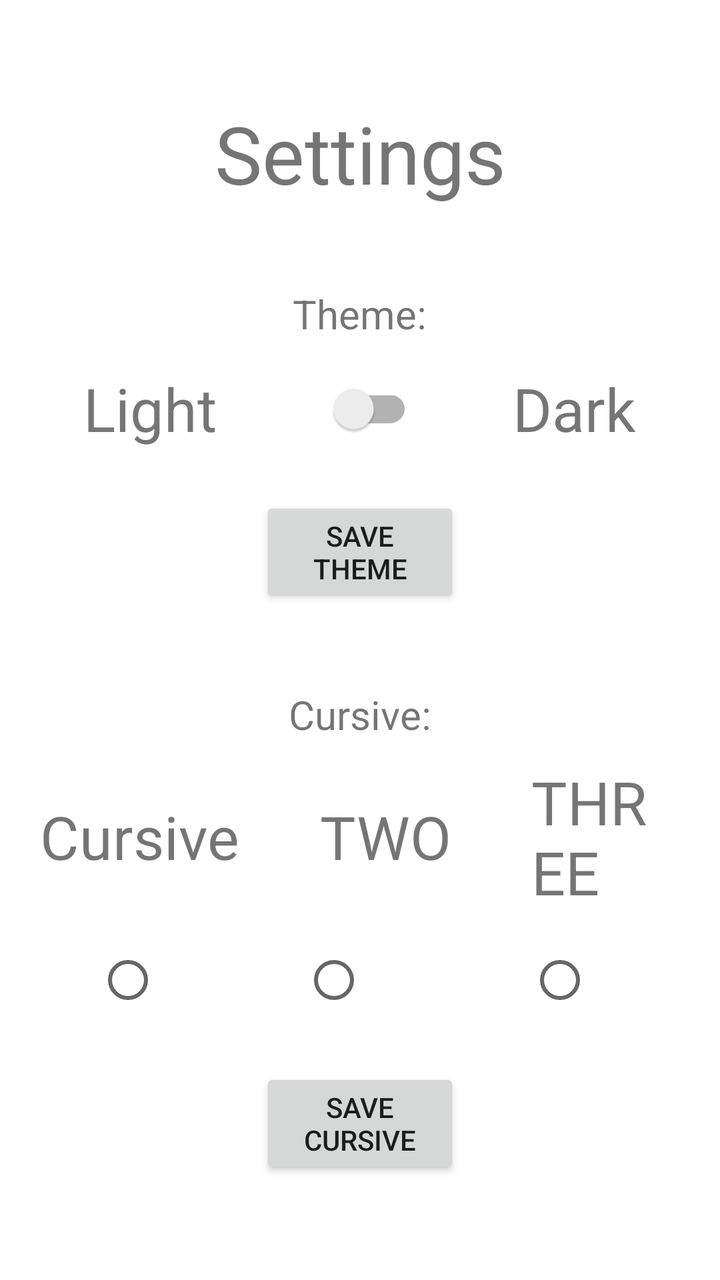
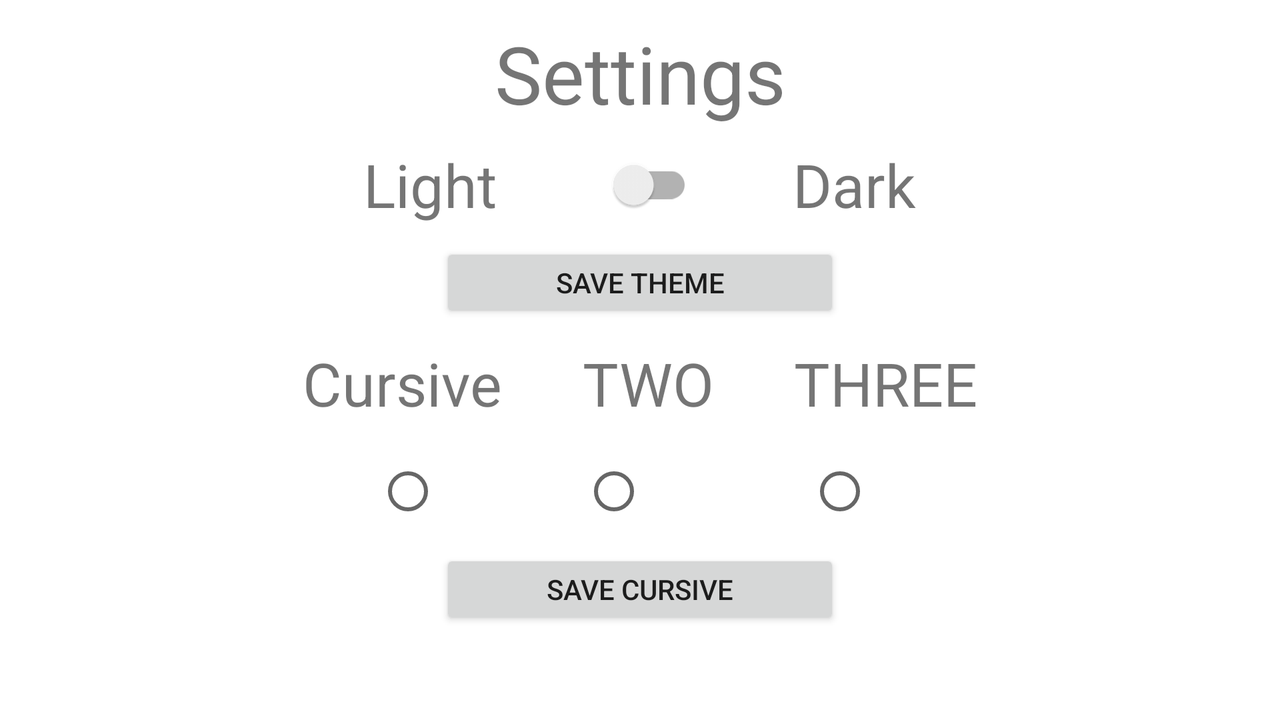

An Android layout and its configuration variant, each rendered on a device that would load it. The default file and the variant file are quoted in full after the pictures.
<!-- AndroidManifest.xml: application theme Theme.PracticeApp -->
<!-- res/layout/fragment_settings.xml -->
<?xml version="1.0" encoding="utf-8"?>
<LinearLayout xmlns:android="http://schemas.android.com/apk/res/android"
    android:layout_width="match_parent"
    android:layout_height="match_parent"
    android:orientation="vertical">

    <androidx.appcompat.widget.AppCompatTextView
        android:layout_width="match_parent"
        android:layout_height="wrap_content"
        android:layout_marginTop="50dp"
        android:gravity="center"
        android:text="@string/action_settings"
        android:textSize="40sp" />

    <androidx.appcompat.widget.AppCompatTextView
        android:id="@+id/text1"
        android:layout_width="wrap_content"
        android:layout_height="wrap_content"
        android:layout_gravity="center"
        android:layout_marginTop="40dp"
        android:text="Theme:"
        android:textSize="20sp" />

    <LinearLayout
        android:layout_width="match_parent"
        android:layout_height="wrap_content"
        android:layout_marginTop="10dp"
        android:gravity="center">

        <androidx.appcompat.widget.AppCompatTextView
            android:layout_width="wrap_content"
            android:layout_height="wrap_content"
            android:layout_marginEnd="50dp"
            android:text="Light"
            android:textSize="30sp" />

        <androidx.appcompat.widget.SwitchCompat
            android:id="@+id/switch_theme"
            android:layout_width="wrap_content"
            android:layout_height="wrap_content" />

        <androidx.appcompat.widget.AppCompatTextView
            android:layout_width="wrap_content"
            android:layout_height="wrap_content"
            android:layout_marginStart="50dp"
            android:text="Dark"
            android:textSize="30sp" />

    </LinearLayout>
    <androidx.appcompat.widget.AppCompatButton
        android:id="@+id/save_theme"
        android:layout_width="100dp"
        android:layout_height="wrap_content"
        android:layout_gravity="center"
        android:layout_marginTop="20dp"
        android:text="Save Theme" />


    <androidx.appcompat.widget.AppCompatTextView
        android:layout_width="wrap_content"
        android:layout_height="wrap_content"
        android:layout_gravity="center"
        android:layout_marginTop="40dp"
        android:text="Cursive:"
        android:textSize="20sp" />

    <LinearLayout
        android:layout_width="match_parent"
        android:layout_height="wrap_content"
        android:layout_marginHorizontal="20dp"
        android:layout_marginTop="10dp"
        android:gravity="center">


        <androidx.appcompat.widget.AppCompatTextView
            android:id="@+id/t1"
            android:layout_width="wrap_content"
            android:layout_height="wrap_content"
            android:layout_marginEnd="40dp"
            android:text="Cursive"
            android:textSize="30sp" />

        <androidx.appcompat.widget.AppCompatTextView
            android:id="@+id/t2"
            android:layout_width="wrap_content"
            android:layout_height="wrap_content"
            android:text="TWO"
            android:textSize="30sp" />

        <androidx.appcompat.widget.AppCompatTextView
            android:id="@+id/t3"
            android:layout_width="wrap_content"
            android:layout_height="wrap_content"
            android:layout_marginStart="40dp"
            android:text="THREE"
            android:textSize="30sp" />
    </LinearLayout>

    <LinearLayout
        android:layout_width="match_parent"
        android:layout_height="wrap_content"
        android:layout_marginHorizontal="20dp"
        android:layout_marginTop="10dp"
        android:gravity="center">

        <RadioGroup
            android:layout_width="wrap_content"
            android:id="@+id/radio_group"
            android:layout_height="wrap_content"
            android:orientation="horizontal">

            <androidx.appcompat.widget.AppCompatRadioButton
                android:id="@+id/radio1"
                android:layout_width="wrap_content"
                android:layout_height="wrap_content"
                android:layout_marginEnd="55dp" />

            <androidx.appcompat.widget.AppCompatRadioButton
                android:id="@+id/radio2"
                android:layout_width="wrap_content"
                android:layout_height="wrap_content" />

            <androidx.appcompat.widget.AppCompatRadioButton
                android:id="@+id/radio3"
                android:layout_width="wrap_content"
                android:layout_height="wrap_content"
                android:layout_marginStart="65dp" />
        </RadioGroup>
    </LinearLayout>

    <androidx.appcompat.widget.AppCompatButton
        android:id="@+id/save_cursive"
        android:layout_width="100dp"
        android:layout_height="wrap_content"
        android:layout_gravity="center"
        android:layout_marginTop="20dp"
        android:text="Save cursive" />


</LinearLayout>
<!-- resources referenced by this layout -->
<resources>
  <string name="action_settings">Settings</string>
  <style name="Theme.PracticeApp" parent="Theme.MaterialComponents.DayNight.NoActionBar">
          
          <item name="colorPrimary">@color/purple_500</item>
          <item name="colorPrimaryVariant">@color/purple_700</item>
          <item name="colorOnPrimary">@color/white</item>
          
          <item name="colorSecondary">@color/teal_200</item>
          <item name="colorSecondaryVariant">@color/teal_700</item>
          <item name="colorOnSecondary">@color/black</item>
          
          <item name="android:statusBarColor" tools:targetApi="l">?attr/colorPrimaryVariant</item>
          
      </style>
</resources>
<!-- res/layout-land/fragment_settings.xml (the repository's variant of the layout above) -->
<!-- drawn on the phone turned sideways -->
<?xml version="1.0" encoding="utf-8"?>
<LinearLayout xmlns:android="http://schemas.android.com/apk/res/android"
    android:layout_width="match_parent"
    android:layout_height="match_parent"
    android:orientation="vertical">

    <androidx.appcompat.widget.AppCompatTextView
        android:layout_width="match_parent"
        android:layout_height="wrap_content"
        android:layout_marginTop="10dp"
        android:gravity="center"
        android:text="@string/action_settings"
        android:textSize="40sp" />

    <LinearLayout
        android:layout_width="match_parent"
        android:layout_height="wrap_content"
        android:layout_marginTop="5dp"
        android:gravity="center">

        <androidx.appcompat.widget.AppCompatTextView
            android:layout_width="wrap_content"
            android:layout_height="wrap_content"
            android:layout_marginEnd="50dp"
            android:text="Light"
            android:textSize="30sp" />

        <androidx.appcompat.widget.SwitchCompat
            android:id="@+id/switch_theme"
            android:layout_width="wrap_content"
            android:layout_height="wrap_content" />

        <androidx.appcompat.widget.AppCompatTextView
            android:layout_width="wrap_content"
            android:layout_height="wrap_content"
            android:layout_marginStart="50dp"
            android:text="Dark"
            android:textSize="30sp" />

    </LinearLayout>

    <androidx.appcompat.widget.AppCompatButton
        android:id="@+id/save_theme"
        android:layout_width="200dp"
        android:layout_height="40dp"
        android:layout_gravity="center"
        android:layout_marginTop="5dp"
        android:text="Save Theme" />


    <LinearLayout
        android:layout_width="match_parent"
        android:layout_height="wrap_content"
        android:layout_marginHorizontal="20dp"
        android:layout_marginTop="10dp"
        android:gravity="center">


        <androidx.appcompat.widget.AppCompatTextView
            android:id="@+id/t1"
            android:layout_width="wrap_content"
            android:layout_height="wrap_content"
            android:layout_marginEnd="40dp"
            android:text="Cursive"
            android:textSize="30sp" />

        <androidx.appcompat.widget.AppCompatTextView
            android:id="@+id/t2"
            android:layout_width="wrap_content"
            android:layout_height="wrap_content"
            android:text="TWO"
            android:textSize="30sp" />

        <androidx.appcompat.widget.AppCompatTextView
            android:id="@+id/t3"
            android:layout_width="wrap_content"
            android:layout_height="wrap_content"
            android:layout_marginStart="40dp"
            android:text="THREE"
            android:textSize="30sp" />
    </LinearLayout>

    <LinearLayout
        android:layout_width="match_parent"
        android:layout_height="wrap_content"
        android:layout_marginHorizontal="20dp"
        android:layout_marginTop="10dp"
        android:gravity="center">

        <RadioGroup
            android:id="@+id/radio_group"
            android:layout_width="wrap_content"
            android:layout_height="wrap_content"
            android:orientation="horizontal">

            <androidx.appcompat.widget.AppCompatRadioButton
                android:id="@+id/radio1"
                android:layout_width="wrap_content"
                android:layout_height="wrap_content"
                android:layout_marginEnd="55dp" />

            <androidx.appcompat.widget.AppCompatRadioButton
                android:id="@+id/radio2"
                android:layout_width="wrap_content"
                android:layout_height="wrap_content" />

            <androidx.appcompat.widget.AppCompatRadioButton
                android:id="@+id/radio3"
                android:layout_width="wrap_content"
                android:layout_height="wrap_content"
                android:layout_marginStart="65dp" />
        </RadioGroup>
    </LinearLayout>

    <androidx.appcompat.widget.AppCompatButton
        android:id="@+id/save_cursive"
        android:layout_width="200dp"
        android:layout_height="40dp"
        android:layout_gravity="center"
        android:layout_marginTop="5dp"
        android:text="Save cursive" />


</LinearLayout>
